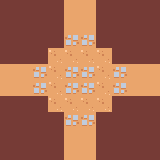

Tiled map render using the project's own tile images. Description and the whole map definition, tile-layer contents included, below:
An orthogonal 10x10 tile map with 16x16 px tiles, 3 tile layers (Ground, Walls, Decorations).

<map version="1.10" tiledversion="1.11.2" orientation="orthogonal" renderorder="right-down" width="10" height="10" tilewidth="16" tileheight="16" infinite="0" nextlayerid="4" nextobjectid="1">
 <tileset firstgid="1" source="../Tilesets/tilemap_test.tsx" />
 <layer id="1" name="Ground" width="10" height="10">
  <properties>
   <property name="unity:SortingLayer" value="Ground" />
  </properties>
  <data encoding="csv">
0,0,0,0,49,49,0,0,0,0,
0,0,0,0,49,49,0,0,0,0,
0,0,0,0,43,43,0,0,0,0,
0,0,0,50,50,50,50,0,0,0,
49,49,43,50,43,43,50,43,49,49,
49,49,43,50,43,43,50,43,49,49,
0,0,0,50,50,50,50,0,0,0,
0,0,0,0,43,43,0,0,0,0,
0,0,0,0,49,49,0,0,0,0,
0,0,0,0,49,49,0,0,0,0
</data>
 </layer>
 <layer id="2" name="Walls" width="10" height="10">
  <properties>
   <property name="unity:SortingLayer" value="Walls" />
  </properties>
  <data encoding="csv">
1,1,1,1,0,0,1,1,1,1,
1,1,1,1,0,0,1,1,1,1,
1,1,1,1,0,0,1,1,1,1,
1,1,1,0,0,0,0,1,1,1,
0,0,0,0,0,0,0,0,0,0,
0,0,0,0,0,0,0,0,0,0,
1,1,1,0,0,0,0,1,1,1,
1,1,1,1,0,0,1,1,1,1,
1,1,1,1,0,0,1,1,1,1,
1,1,1,1,0,0,1,1,1,1
</data>
 </layer>
 <layer id="3" name="Decorations" width="10" height="10">
  <properties>
   <property name="unity:SortingLayer" value="Default" />
  </properties>
  <data encoding="csv">
0,0,0,0,0,0,0,0,0,0,
0,0,0,0,0,0,0,0,0,0,
0,0,0,0,0,0,0,0,0,0,
0,0,0,0,0,0,0,0,0,0,
0,0,0,0,0,0,0,0,0,0,
0,0,0,0,0,0,0,0,0,0,
0,0,0,0,0,0,0,0,0,0,
0,0,0,0,0,0,0,0,0,0,
0,0,0,0,0,0,0,0,0,0,
0,0,0,0,0,0,0,0,0,0
</data>
 </layer>
</map>
